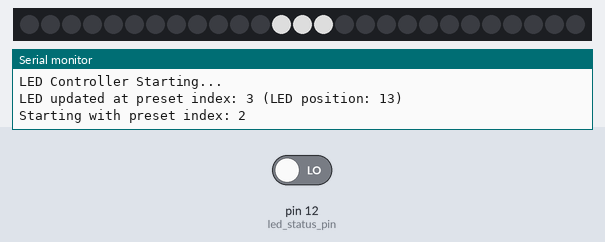
Bench run of a sketch on a simulated Arduino Uno, built with avr-gcc and run on an emulated ATmega328P. On the bench: 27 RGB LEDs in strip order, left to right, the last lines printed to the serial monitor. The test bench sets the inputs (shaded band); at power-on: pin 12 (led_status_pin) LOW. Dim RGB values are drawn brighter than linear.

Above: at 1.2 s.
1.3 s: pin 12 (led_status_pin) driven HIGH
At 2.5 s:
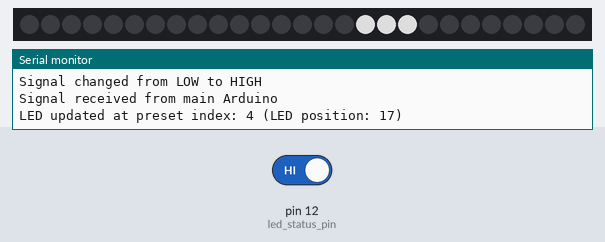
2.8 s: pin 12 (led_status_pin) driven LOW
4.3 s: pin 12 (led_status_pin) driven HIGH
At 5.1 s:
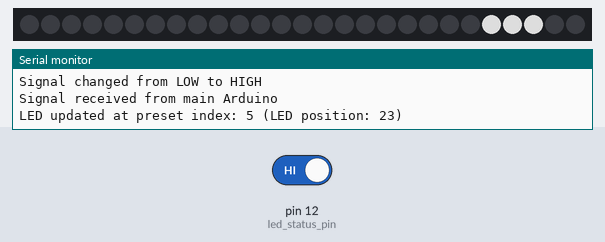
Timing chart, 0 to 7.3 s (numbered marks = the images above; inputs shaded):
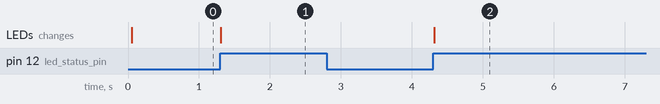

Measured:
- after the input at 1.3 s, the LEDs: change at once (image 1)
- after the input at 4.3 s, the LEDs: change at once (image 2)

The sketch:

RGB.ino
```cpp
#include <FastLED.h>

// LED strip configuration
#define NUM_LEDS 27
#define LED_PIN 5
CRGB leds[NUM_LEDS];

// Communication pin from main Arduino
const int led_status_pin = 12;  // Input pin to receive signals

// Preset LED Positions Configuration
// MODIFY THESE VALUES TO CHANGE PRESET LED POSITIONS
const int NUM_PRESETS = 5;
int presetLedPositions[NUM_PRESETS] = {
  3,    // Position 1 - center LED index
  9,    // Position 2 - center LED index
  13,   // Position 3 - center LED index (middle)
  17,   // Position 4 - center LED index
  23    // Position 5 - center LED index
};

// State variables
int currentPresetIndex = 2;  // Start at center position (index 2, which is the 3rd preset)
bool lastSignalState = LOW;

void setup() {
  Serial.begin(9600);
  Serial.println("LED Controller Starting...");

  // Initialize LED strip
  FastLED.addLeds<WS2812B, LED_PIN, GRB>(leds, NUM_LEDS);
  FastLED.setBrightness(150);  // Moderate brightness (0-255)

  // Initialize communication pin
  pinMode(led_status_pin, INPUT);

  // Clear all LEDs
  clearAllLeds();

  // Explicitly set starting position
  currentPresetIndex = 2;  // Middle position (index 2, which is preset 3)

  // Add a small delay for stability
  delay(50);

  // Show initial LED position
  updateLedDisplay(presetLedPositions[currentPresetIndex]);

  // Debug output
  Serial.print("Starting with preset index: ");
  Serial.println(currentPresetIndex);
}

void loop() {
  // Read signal from main Arduino
  bool signalState = digitalRead(led_status_pin);

  // For debug print signal change from Uno
  if (signalState != lastSignalState) {
    Serial.print("Signal changed from ");
    Serial.print(lastSignalState ? "HIGH" : "LOW");
    Serial.print(" to ");
    Serial.println(signalState ? "HIGH" : "LOW");
  }

  // Quick delay to ensure signal is still high
  delay(5);

  // Detect rising edge (LOW to HIGH transition)
  if (signalState == HIGH && lastSignalState == LOW) {
    Serial.println("Signal received from main Arduino");

    // Clear previous LEDs
    clearAllLeds();

    // Move to next preset
    currentPresetIndex = (currentPresetIndex + 1) % NUM_PRESETS;

    // Update LED display
    updateLedDisplay(presetLedPositions[currentPresetIndex]);

    // Small delay to avoid multiple triggers
    delay(5);
  }

  // Save current state for next comparison
  lastSignalState = signalState;
}

void clearAllLeds() {
  for (int i = 0; i < NUM_LEDS; i++) {
    leds[i] = CRGB::Black;
  }
  FastLED.show();
}

void updateLedDisplay(int centerIndex) {
  // Create a 3-LED pattern with center being white and sides being blue
  if (centerIndex > 0) {
    leds[centerIndex - 1] = CRGB::White;
  }

  leds[centerIndex] = CRGB::White;

  if (centerIndex < NUM_LEDS - 1) {
    leds[centerIndex + 1] = CRGB::White;
  }

  FastLED.show();
  Serial.print("LED updated at preset index: ");
  Serial.print(currentPresetIndex + 1);  // Display 1-5 instead of 0-4
  Serial.print(" (LED position: ");
  Serial.print(centerIndex);
  Serial.println(")");
}
```
